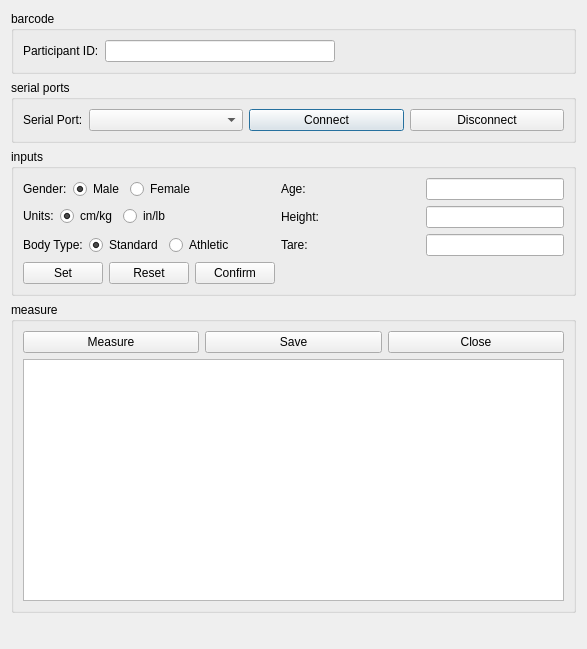
<?xml version="1.0" encoding="UTF-8"?>
<ui version="4.0">
 <class>MainWindow</class>
 <widget class="QDialog" name="MainWindow">
  <property name="geometry">
   <rect>
    <x>0</x>
    <y>0</y>
    <width>587</width>
    <height>649</height>
   </rect>
  </property>
  <property name="windowTitle">
   <string>Body Composition Measurement</string>
  </property>
  <layout class="QVBoxLayout" name="verticalLayout_2">
   <item>
    <widget class="QGroupBox" name="idGroupBox">
     <property name="sizePolicy">
      <sizepolicy hsizetype="Preferred" vsizetype="Preferred">
       <horstretch>0</horstretch>
       <verstretch>0</verstretch>
      </sizepolicy>
     </property>
     <property name="title">
      <string>barcode</string>
     </property>
     <layout class="QHBoxLayout" name="horizontalLayout">
      <item>
       <widget class="QLabel" name="iDlabel">
        <property name="text">
         <string>Participant ID:</string>
        </property>
        <property name="buddy">
         <cstring>barcodeLineEdit</cstring>
        </property>
       </widget>
      </item>
      <item>
       <widget class="QLineEdit" name="barcodeLineEdit">
        <property name="inputMask">
         <string/>
        </property>
        <property name="text">
         <string/>
        </property>
        <property name="maxLength">
         <number>32767</number>
        </property>
        <property name="cursorPosition">
         <number>0</number>
        </property>
        <property name="clearButtonEnabled">
         <bool>true</bool>
        </property>
       </widget>
      </item>
      <item>
       <spacer name="horizontalSpacer">
        <property name="orientation">
         <enum>Qt::Horizontal</enum>
        </property>
        <property name="sizeHint" stdset="0">
         <size>
          <width>80</width>
          <height>20</height>
         </size>
        </property>
       </spacer>
      </item>
     </layout>
    </widget>
   </item>
   <item>
    <widget class="QGroupBox" name="serialPortGroupBox">
     <property name="title">
      <string>serial ports</string>
     </property>
     <layout class="QVBoxLayout" name="verticalLayout" stretch="0">
      <item>
       <layout class="QHBoxLayout" name="horizontalLayout_3">
        <item>
         <widget class="QLabel" name="serialPortLabel">
          <property name="sizePolicy">
           <sizepolicy hsizetype="Fixed" vsizetype="Preferred">
            <horstretch>0</horstretch>
            <verstretch>0</verstretch>
           </sizepolicy>
          </property>
          <property name="text">
           <string>Serial Port:</string>
          </property>
         </widget>
        </item>
        <item>
         <widget class="QComboBox" name="deviceComboBox"/>
        </item>
        <item>
         <widget class="QPushButton" name="connectButton">
          <property name="text">
           <string>Connect</string>
          </property>
         </widget>
        </item>
        <item>
         <widget class="QPushButton" name="disconnectButton">
          <property name="text">
           <string>Disconnect</string>
          </property>
         </widget>
        </item>
       </layout>
      </item>
     </layout>
    </widget>
   </item>
   <item>
    <widget class="QGroupBox" name="inputsGroupBox">
     <property name="sizePolicy">
      <sizepolicy hsizetype="Preferred" vsizetype="Maximum">
       <horstretch>0</horstretch>
       <verstretch>0</verstretch>
      </sizepolicy>
     </property>
     <property name="title">
      <string>inputs</string>
     </property>
     <layout class="QFormLayout" name="formLayout">
      <item row="0" column="0">
       <layout class="QHBoxLayout" name="horizontalLayout_2">
        <item>
         <widget class="QLabel" name="label_5">
          <property name="text">
           <string>Gender:</string>
          </property>
         </widget>
        </item>
        <item>
         <widget class="QRadioButton" name="maleRadio">
          <property name="sizePolicy">
           <sizepolicy hsizetype="Preferred" vsizetype="Preferred">
            <horstretch>0</horstretch>
            <verstretch>0</verstretch>
           </sizepolicy>
          </property>
          <property name="text">
           <string>Male</string>
          </property>
          <property name="checked">
           <bool>true</bool>
          </property>
          <property name="autoExclusive">
           <bool>false</bool>
          </property>
          <attribute name="buttonGroup">
           <string notr="true">genderGroup</string>
          </attribute>
         </widget>
        </item>
        <item>
         <widget class="QRadioButton" name="femaleRadio">
          <property name="sizePolicy">
           <sizepolicy hsizetype="Preferred" vsizetype="Preferred">
            <horstretch>0</horstretch>
            <verstretch>0</verstretch>
           </sizepolicy>
          </property>
          <property name="text">
           <string>Female</string>
          </property>
          <property name="autoExclusive">
           <bool>false</bool>
          </property>
          <attribute name="buttonGroup">
           <string notr="true">genderGroup</string>
          </attribute>
         </widget>
        </item>
       </layout>
      </item>
      <item row="0" column="1">
       <layout class="QHBoxLayout" name="horizontalLayout_4">
        <item>
         <widget class="QLabel" name="label">
          <property name="text">
           <string>Age:</string>
          </property>
         </widget>
        </item>
        <item>
         <widget class="QLineEdit" name="ageLineEdit">
          <property name="sizePolicy">
           <sizepolicy hsizetype="Minimum" vsizetype="Preferred">
            <horstretch>0</horstretch>
            <verstretch>0</verstretch>
           </sizepolicy>
          </property>
          <property name="inputMask">
           <string/>
          </property>
          <property name="clearButtonEnabled">
           <bool>true</bool>
          </property>
         </widget>
        </item>
       </layout>
      </item>
      <item row="1" column="0">
       <layout class="QHBoxLayout" name="horizontalLayout_8">
        <item>
         <widget class="QLabel" name="label_6">
          <property name="text">
           <string>Units:</string>
          </property>
         </widget>
        </item>
        <item>
         <widget class="QRadioButton" name="metricRadio">
          <property name="text">
           <string>cm/kg</string>
          </property>
          <property name="checked">
           <bool>true</bool>
          </property>
          <property name="autoExclusive">
           <bool>false</bool>
          </property>
          <attribute name="buttonGroup">
           <string notr="true">unitsGroup</string>
          </attribute>
         </widget>
        </item>
        <item>
         <widget class="QRadioButton" name="imperialRadio">
          <property name="text">
           <string>in/lb</string>
          </property>
          <property name="autoExclusive">
           <bool>false</bool>
          </property>
          <attribute name="buttonGroup">
           <string notr="true">unitsGroup</string>
          </attribute>
         </widget>
        </item>
       </layout>
      </item>
      <item row="1" column="1">
       <layout class="QHBoxLayout" name="horizontalLayout_7">
        <item>
         <widget class="QLabel" name="label_3">
          <property name="text">
           <string>Height:</string>
          </property>
         </widget>
        </item>
        <item>
         <widget class="QLineEdit" name="heightLineEdit">
          <property name="sizePolicy">
           <sizepolicy hsizetype="Minimum" vsizetype="Preferred">
            <horstretch>0</horstretch>
            <verstretch>0</verstretch>
           </sizepolicy>
          </property>
          <property name="inputMask">
           <string/>
          </property>
          <property name="text">
           <string/>
          </property>
          <property name="clearButtonEnabled">
           <bool>true</bool>
          </property>
         </widget>
        </item>
       </layout>
      </item>
      <item row="2" column="1">
       <layout class="QHBoxLayout" name="horizontalLayout_6">
        <item>
         <widget class="QLabel" name="label_2">
          <property name="text">
           <string>Tare:</string>
          </property>
         </widget>
        </item>
        <item>
         <widget class="QLineEdit" name="tareWeightLineEdit">
          <property name="sizePolicy">
           <sizepolicy hsizetype="Minimum" vsizetype="Preferred">
            <horstretch>0</horstretch>
            <verstretch>0</verstretch>
           </sizepolicy>
          </property>
          <property name="inputMask">
           <string/>
          </property>
          <property name="text">
           <string/>
          </property>
          <property name="maxLength">
           <number>32767</number>
          </property>
          <property name="clearButtonEnabled">
           <bool>true</bool>
          </property>
         </widget>
        </item>
       </layout>
      </item>
      <item row="2" column="0">
       <layout class="QHBoxLayout" name="horizontalLayout_5">
        <item>
         <widget class="QLabel" name="label_4">
          <property name="text">
           <string>Body Type:</string>
          </property>
         </widget>
        </item>
        <item>
         <widget class="QRadioButton" name="standardRadio">
          <property name="sizePolicy">
           <sizepolicy hsizetype="Preferred" vsizetype="Preferred">
            <horstretch>0</horstretch>
            <verstretch>0</verstretch>
           </sizepolicy>
          </property>
          <property name="text">
           <string>Standard</string>
          </property>
          <property name="checked">
           <bool>true</bool>
          </property>
          <property name="autoExclusive">
           <bool>false</bool>
          </property>
          <attribute name="buttonGroup">
           <string notr="true">bodyTypeGroup</string>
          </attribute>
         </widget>
        </item>
        <item>
         <widget class="QRadioButton" name="athleticRadio">
          <property name="sizePolicy">
           <sizepolicy hsizetype="Preferred" vsizetype="Preferred">
            <horstretch>0</horstretch>
            <verstretch>0</verstretch>
           </sizepolicy>
          </property>
          <property name="text">
           <string>Athletic</string>
          </property>
          <property name="autoExclusive">
           <bool>false</bool>
          </property>
          <attribute name="buttonGroup">
           <string notr="true">bodyTypeGroup</string>
          </attribute>
         </widget>
        </item>
       </layout>
      </item>
      <item row="3" column="0">
       <layout class="QHBoxLayout" name="horizontalLayout_9">
        <item>
         <widget class="QPushButton" name="setButton">
          <property name="text">
           <string>Set</string>
          </property>
         </widget>
        </item>
        <item>
         <widget class="QPushButton" name="resetButton">
          <property name="text">
           <string>Reset</string>
          </property>
         </widget>
        </item>
        <item>
         <widget class="QPushButton" name="confirmButton">
          <property name="text">
           <string>Confirm</string>
          </property>
         </widget>
        </item>
       </layout>
      </item>
     </layout>
    </widget>
   </item>
   <item>
    <widget class="QGroupBox" name="measureGroupBox">
     <property name="sizePolicy">
      <sizepolicy hsizetype="Preferred" vsizetype="Preferred">
       <horstretch>0</horstretch>
       <verstretch>0</verstretch>
      </sizepolicy>
     </property>
     <property name="title">
      <string>measure</string>
     </property>
     <layout class="QVBoxLayout" name="verticalLayout_3">
      <item>
       <layout class="QHBoxLayout" name="measurmentControlHhorizontalLayout">
        <item>
         <widget class="QPushButton" name="measureButton">
          <property name="text">
           <string>Measure</string>
          </property>
         </widget>
        </item>
        <item>
         <widget class="QPushButton" name="saveButton">
          <property name="sizePolicy">
           <sizepolicy hsizetype="Minimum" vsizetype="Fixed">
            <horstretch>0</horstretch>
            <verstretch>0</verstretch>
           </sizepolicy>
          </property>
          <property name="text">
           <string>Save</string>
          </property>
         </widget>
        </item>
        <item>
         <widget class="QPushButton" name="closeButton">
          <property name="text">
           <string>Close</string>
          </property>
         </widget>
        </item>
       </layout>
      </item>
      <item>
       <layout class="QHBoxLayout" name="measurementTableHorizontalLayout">
        <item>
         <widget class="QTableView" name="testdataTableView">
          <property name="sizePolicy">
           <sizepolicy hsizetype="Preferred" vsizetype="Expanding">
            <horstretch>0</horstretch>
            <verstretch>0</verstretch>
           </sizepolicy>
          </property>
          <property name="verticalScrollBarPolicy">
           <enum>Qt::ScrollBarAlwaysOff</enum>
          </property>
          <property name="horizontalScrollBarPolicy">
           <enum>Qt::ScrollBarAlwaysOff</enum>
          </property>
          <property name="sizeAdjustPolicy">
           <enum>QAbstractScrollArea::AdjustToContents</enum>
          </property>
          <property name="autoScroll">
           <bool>false</bool>
          </property>
          <property name="editTriggers">
           <set>QAbstractItemView::NoEditTriggers</set>
          </property>
          <property name="showDropIndicator" stdset="0">
           <bool>false</bool>
          </property>
          <property name="dragDropOverwriteMode">
           <bool>false</bool>
          </property>
          <property name="selectionMode">
           <enum>QAbstractItemView::NoSelection</enum>
          </property>
         </widget>
        </item>
       </layout>
      </item>
     </layout>
    </widget>
   </item>
   <item>
    <widget class="QStatusBar" name="statusBar">
     <property name="sizeGripEnabled">
      <bool>false</bool>
     </property>
    </widget>
   </item>
  </layout>
 </widget>
 <resources/>
 <connections/>
 <buttongroups>
  <buttongroup name="unitsGroup"/>
  <buttongroup name="genderGroup"/>
  <buttongroup name="bodyTypeGroup"/>
 </buttongroups>
</ui>
